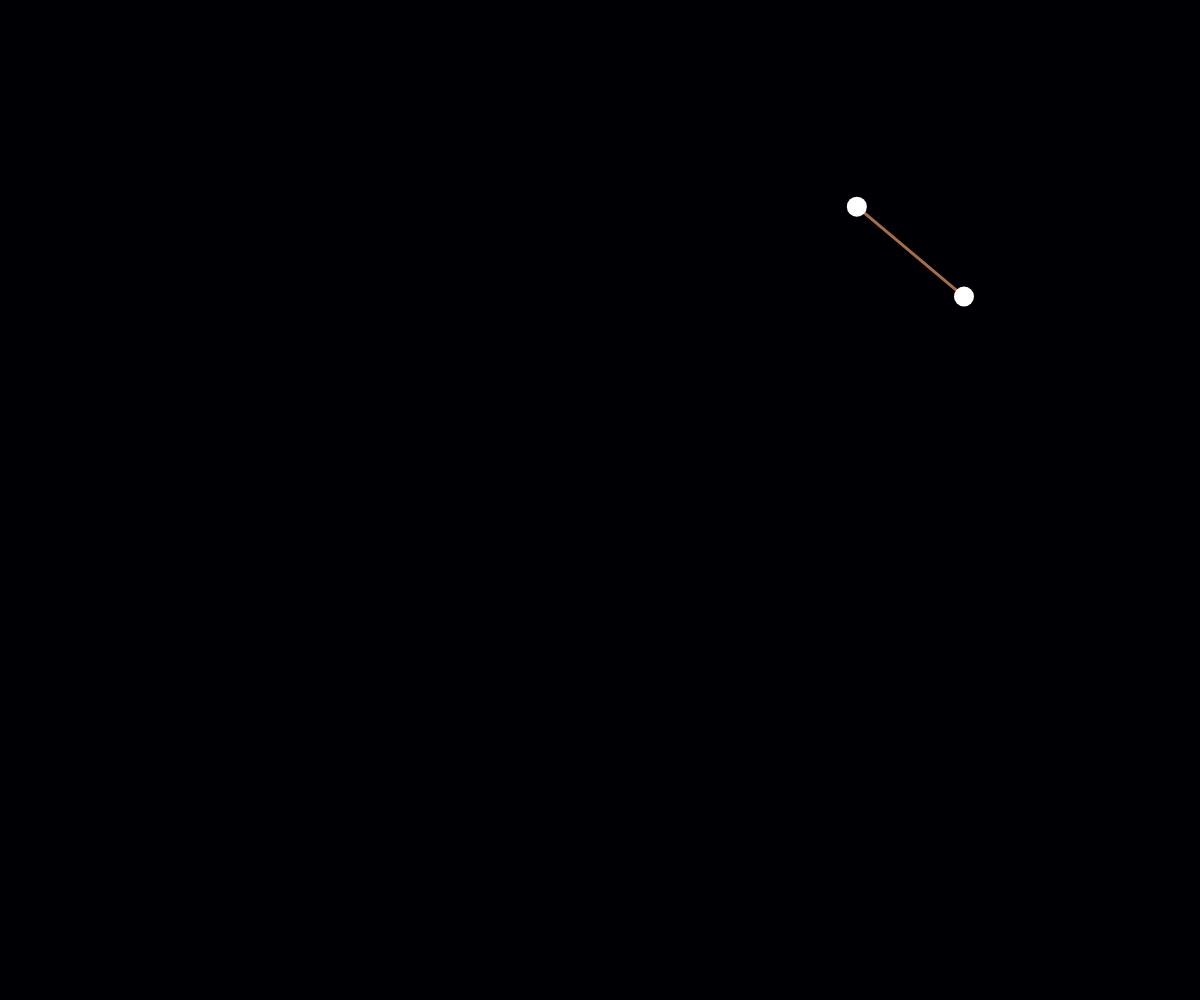
Frame 1 (no input)
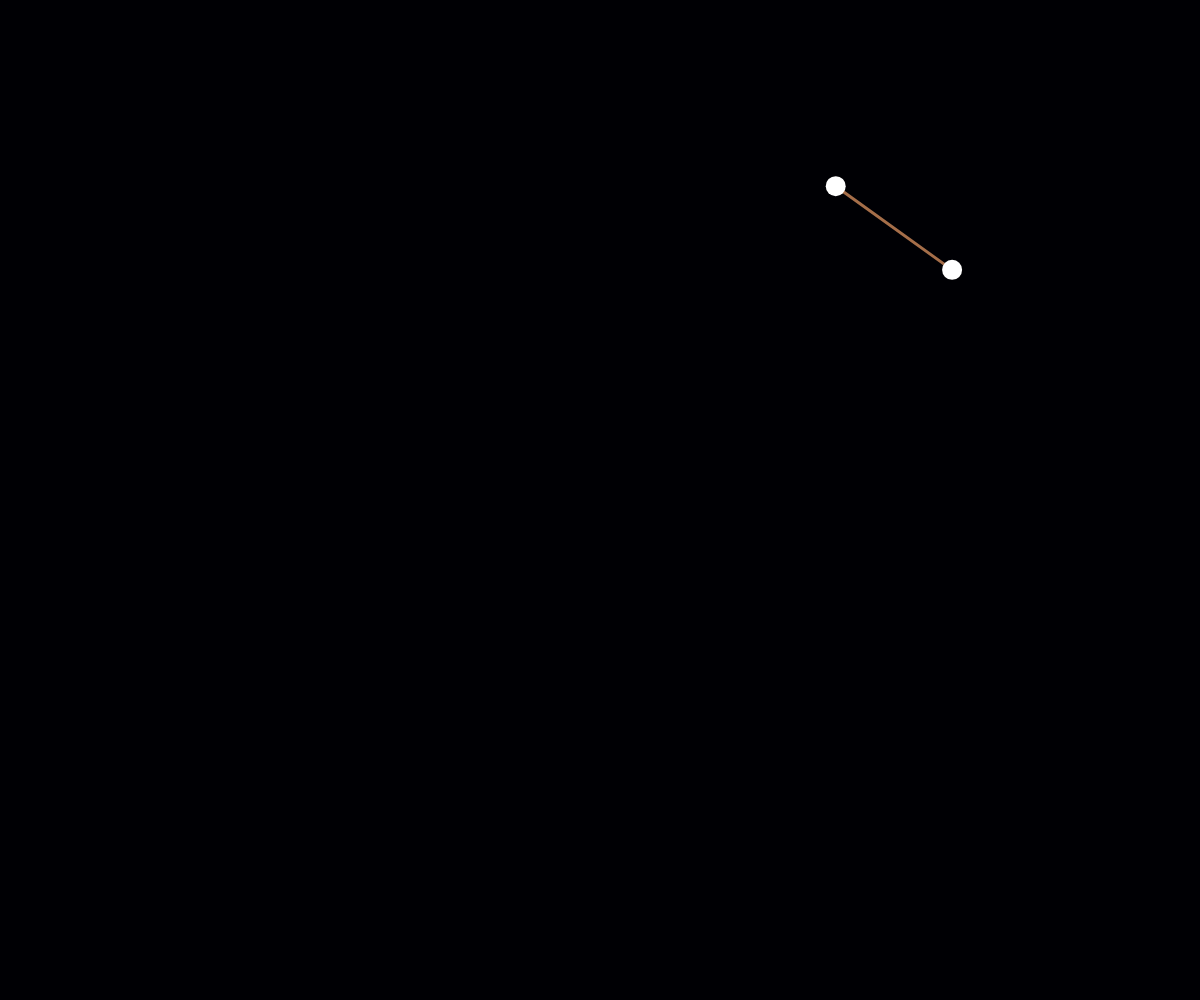
Frame 60 (no input)
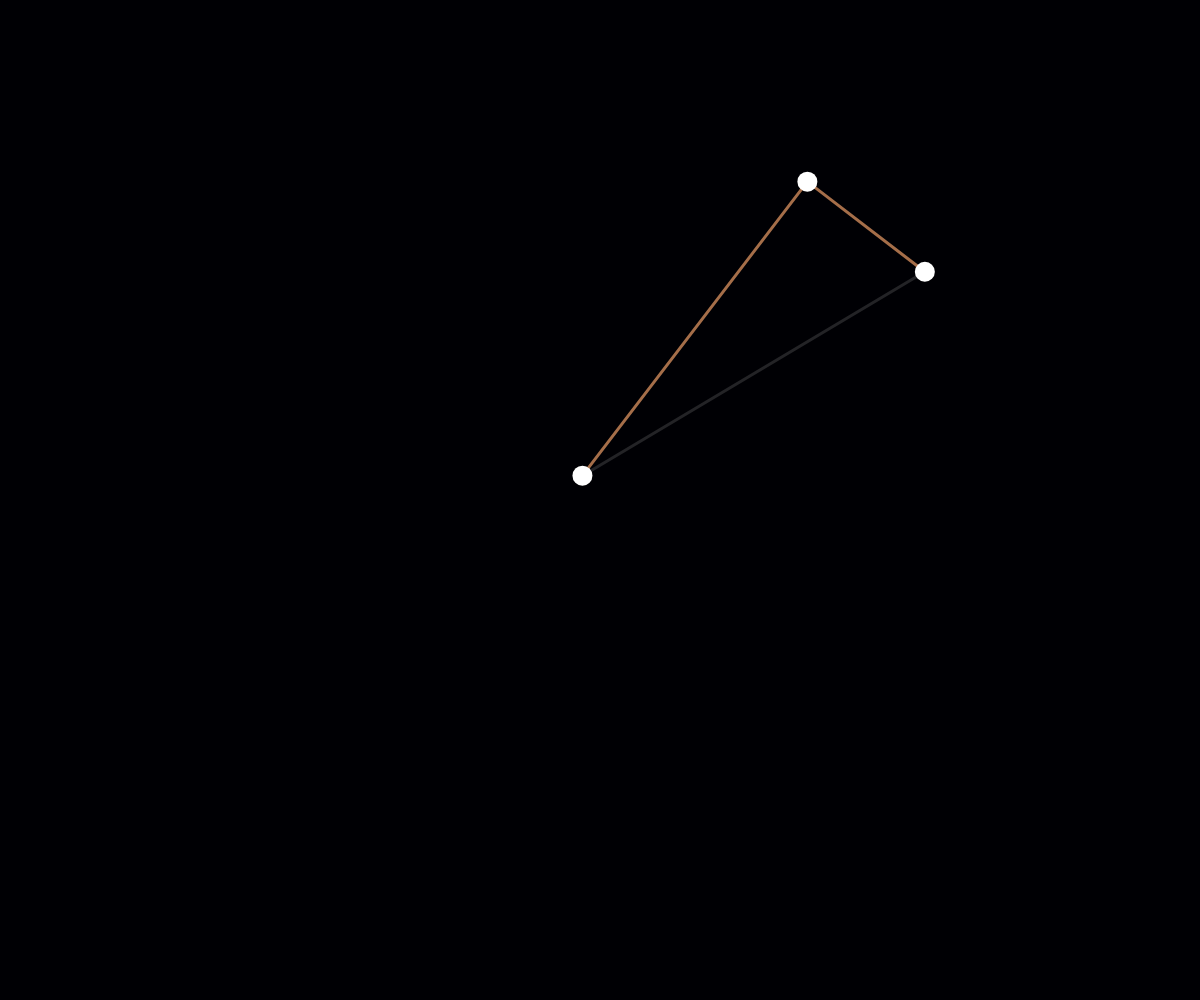
Frame 120 (the mouse pressed at the canvas centre since frame 60)

The p5.js sketch that drew these frames (run headless with seeded random() and noise() and a simulated clock; from frame 60 on, the mouse is pressed at the canvas centre):

// p5.js sketch
// ── sketch.js
let graph
let currentVertice;
let off;

function setup() {
  ellipseMode(RADIUS);
  createCanvas(windowWidth, windowHeight);
  background(0, 0, 0);
  graph = new Graph(2);
  graph.primMST();
  currentVertice = -1;
  off = random(10000);
}

function draw() {
  background(0, 0, 4);

  off += 0.005;
  if (currentVertice != -1) // Controls the movement of held vertice
  {
    graph.vertices[currentVertice].pos.x = mouseX;
    graph.vertices[currentVertice].pos.y = mouseY;
    graph.updateWeightsVertice(currentVertice);
  }
  graph.updateWeights();
  graph.primMST();
  graph.moveVertices();
  graph.show();
}

function mousePressed() {
  let verticeFound = false; // Becomes true if a circle is clicked
  for (let i = 0; i < graph.vertices.length; ++i)
  {
    v = graph.vertices[i]; 
    if (dist(mouseX, mouseY, v.pos.x, v.pos.y) < v.radius)
    {
      currentVertice = i; // A index, which is used to draw to keep the same vertice moving
      v.pressed = true; // Used in the vertice to color 
      verticeFound = true;
    }
  }
  if (!verticeFound)
  {
    graph.weight[graph.vertices.length] = []; // Resizing the weight array
    graph.vertices.push(new Vertice(mouseX, mouseY, graph.vertices.length)); // add a new Vertice at mouse position
    let connectionAmount = floor(random(2, 5)) // Generate a random amount of connections
    for (let i = 0; i < connectionAmount; ++i)
    {
      let v = floor(random(0, graph.vertices.length));
      if (v == graph.vertices.length-1) continue; // Skip if the randomly generated v-id is itself
      graph.addWeightedConnection(graph.vertices.length-1, v, 10);
    }

    // If all of the random generated v's are equal to itself, no weights are initialised
    // Therefore manually init a weighted connection to zero, if all fails
    if (graph.weight[graph.vertices.length-1] == false) 
    {
      graph.addWeightedConnection(graph.vertices.length-1, 0, 10);
    }
  }
}

function mouseReleased() {
  if (currentVertice != -1)
  {
    graph.vertices[currentVertice].pressed = false;
    currentVertice = -1;
  }

}
// ── graph.js
class Graph {
    constructor(amount)
    {
        // Counter for id for vertices
        this.counter = 0;
        
        // Creates random vertices
        this.vertices = [];
        for (let i = 0; i < amount; ++i) 
        {
            this.vertices.push(new Vertice(random(0, width), random(0, height), this.counter));
            this.counter++
        }

        // creates 2D array for weights
        this.weight = []
        for (let i = 0; i < amount; ++i) 
        {
            this.weight[i] = [];
        }
        // Set up the weight array
        for (let i = 0; i < this.weight.length; ++i)
        {
            for (let k = 0; k < this.weight.length; ++k)
            {
                this.weight[i][k] = 1000000;
                if (i == k)
                {
                    this.weight[i][k] = 0;
                }
            }
        }

        for (let i = 0; i < amount*4; ++i)
        {
            let v = floor(random(0,amount))
            let u = i%amount;
            //console.log(v, u)
            if (v == u) continue;
            let cost = dist(this.vertices[v].pos.x, this.vertices[v].pos.y, this.vertices[u].pos.x, this.vertices[u].pos.y);
            this.addWeightedConnection(u, v, cost);
        }
    }

    addWeightedConnection(u, v, weight)
    {
        this.vertices[u].adj.push(this.vertices[v]);
        this.vertices[v].adj.push(this.vertices[u]);
        this.weight[u][v] = weight;
        this.weight[v][u] = weight;
    }

    updateWeightsVertice(uId) {
        let u = this.vertices[uId];
        for (let i = 0; i < u.adj.length; ++i) 
        {
            let v = u.adj[i].id;
            this.weight[uId][v] = dist(this.vertices[v].pos.x, this.vertices[v].pos.y, this.vertices[uId].pos.x, this.vertices[uId].pos.y);
            this.weight[v][uId] = dist(this.vertices[v].pos.x, this.vertices[v].pos.y, this.vertices[uId].pos.x, this.vertices[uId].pos.y);
        }
    }

    updateWeights() {
        for (let i = 0; i < this.vertices.length; ++i)
        {
            let u = this.vertices[i].id;
            for (let k = 0; k < this.vertices[i].adj.length; ++k)
            {
                let v = this.vertices[i].adj[k].id;
                if (v == u) continue;
                let cost = dist(this.vertices[v].pos.x, this.vertices[v].pos.y, this.vertices[u].pos.x, this.vertices[u].pos.y);
                this.weight[u][v] = cost;
            }
        }
    }

    moveVertices() {
        for (let i = 0; i < this.vertices.length; ++i) 
        {
            this.vertices[i].move();
        }
    }

    show() 
    {
        // draws the edges
        push();
        strokeWeight(3);
        for (let i = 0; i < this.vertices.length; ++i) 
        { 
            let u = this.vertices[i];
            for (let k = 0; k < u.adj.length; ++k) 
            {
                let v = u.adj[k];

                // Makes sure to not draw ontop of a already drawn line OR a MST-line 
                if (v.id < i || this.vertices[i].parent == v.id || this.vertices[v.id].parent == i) continue;
                stroke(255, map(this.weight[i][v.id], width*0.8, 0, 1, 60)); // Fades the line based on distance between vertices
                line(v.pos.x, v.pos.y, u.pos.x, u.pos.y);
            }
        }
        pop();

        // Draws edged found via primeMST
        for (let i = 1; i < this.vertices.length; ++i)
        {
            push();
            strokeWeight(3);
            stroke(100+80, 40+80, 80, 235);
            let c = this.vertices[i];
            let p = this.vertices[this.vertices[i].parent]
            line(c.pos.x, c.pos.y, p.pos.x, p.pos.y);
            pop();
        }


        // Draws the vertices
        for (let i = 0; i < this.vertices.length; ++i)
        {
          this.vertices[i].show();
        }
    }

    // Shamelessly stolen from our excercises and modified of course
    primMST() {
        let mst_wt = 0;	// Initialize result
        // vector <int>parent(adj.size());	// Array to store MST
        //vector <int>key(adj.size());	// Values to pick minimum weight edge in cut
        //vector <bool>visited(adj.size());	// To represent set of vertices included
        let size = this.vertices.length;
        let key = new Array(size);
        let visited = new Array(size);
    
        // Initialize all keys as INFINITE
        for (let i = 0; i < size; i++) {
            key[i] = 1000000; 
            visited[i] = false;
        }
    
        // Always include first 1st vertex in MST, make sure it is picked first.
        key[0] = 0;
        this.vertices[0].parent = -1;				// First node is always root of MST
    
        // The MST will have V vertices
        for (let count = 0; count < size; count++) {
            // Pick the minimum key vertex not yet included in MST
            let min = 1000000;
            let u;
            for (let v = 0; v < size; v++) {
                if (visited[v] == false && key[v] < min) {
                    min = key[v];
                    u = v;
                }
            }
            // Add the picked vertex to the MST Set
            visited[u] = true;
            if (u != 0) {
                mst_wt += min;
                //cout << u << " - " << parent[u] << ", ";
            }
            // Update key/parent of the adjacent vertices of the picked vertex.
            for (let i = 0; i < this.vertices[u].adj.length; ++i) {
                let v = this.vertices[u].adj[i].id;
                if (this.weight[u][v] && visited[v] == false && this.weight[u][v] < key[v]) {
                    this.vertices[v].parent = u; 
                    key[v] = this.weight[u][v];
                }
            }
        }
        return mst_wt;
    }
}
// ── vertices.js
class Vertice {
    constructor(x, y, id)
    {
        this.id = id;
        this.pos = createVector(x, y);
        this.radius = 10;
        this.pressed = false;
        this.adj = [];
        this.visited = false;
        this.parent;
        this.vel = createVector();
        this.xOffset = random(0, 10000);
        this.yOffset = random(0, 10000);
        this.middleV = createVector(width/2, height/2); // Used in the calculation of the vertice movement. calculated once to save computations
    }

    move() {
        this.vel.x += map(noise(off + this.xOffset), 0, 1, -0.1, 0.1);
        this.vel.y += map(noise(off + this.yOffset), 0, 1, -0.1, 0.1);
        this.attraction = p5.Vector.sub(this.middleV, this.pos); // A vector pointing to the middle of the screen
        this.attraction.setMag(map(this.attraction.mag(), 0, width/2, 0, 0.02)); // Increased size based on distance from middle
        //drawArrow(this.pos, p5.Vector.mult(this.attraction,4000), 'red'); // Can be used to visualize the arrow
        this.vel.add(this.attraction);
        this.vel.setMag(0.5); // Insures a constant speed
        this.pos.add(this.vel);
    }

    show() {
        push();
        if (!this.pressed) { fill(255,255,255) }
        else { fill(173, 174, 175) }
        noStroke();
        ellipse(this.pos.x, this.pos.y, this.radius);
        fill('red');
        //text(this.id, this.pos.x, this.pos.y);
        pop();
    }
};

function drawArrow(base, vec, myColor) {
    push();
    stroke(myColor);
    strokeWeight(3);
    fill(myColor);
    translate(base.x, base.y);
    line(0, 0, vec.x, vec.y);
    rotate(vec.heading());
    let arrowSize = 7;
    translate(vec.mag() - arrowSize, 0);
    triangle(0, arrowSize / 2, 0, -arrowSize / 2, arrowSize, 0);
    pop();
  }
